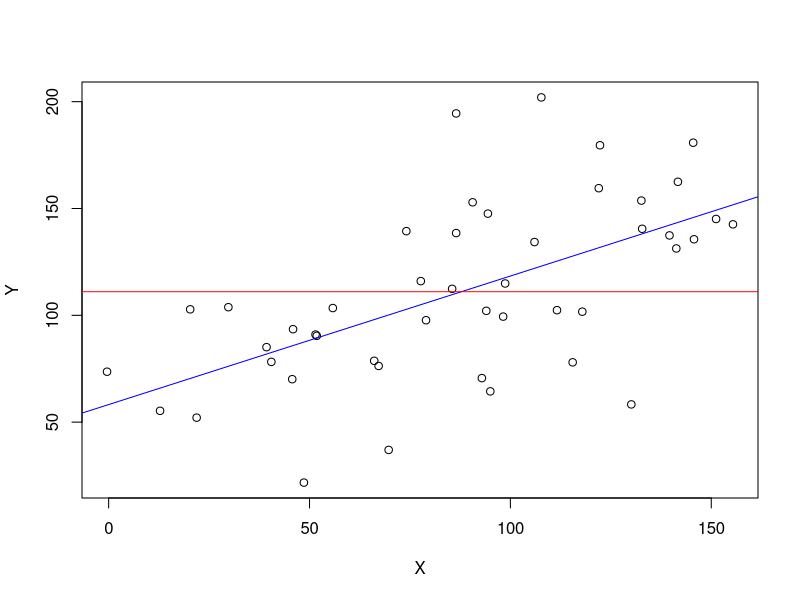

Here is the R script that generated this plot:
X = c(55.8,48.6,115.5,45.9,132.6,45.7,98.7,29.8,39.3,98.2,122.3,77.7,79.0,117.9, 86.5,155.4,132.8,106.0,107.7,94.0,145.7,40.5,74.1,12.8,141.7,90.6,95.0,-0.4, 86.5,139.6,151.2,111.6,66.1,51.5,141.3,94.4,20.3,85.5,21.9,92.9,51.8,130.1, 145.5,67.2,69.7,122.0)
Y = c(103.4,21.7,78.0,93.5,153.7,70.1,114.9,103.8,85.1,99.4,179.6,116.0,97.7,101.7, 194.5,142.6,140.5,134.3,202.0,102.1,135.6,78.2,139.4,55.3,162.5,152.9,64.4, 73.6,138.5,137.4,145.1,102.4,78.7,91.0,131.3,147.6,102.8,112.4,52.1,70.6, 90.4,58.3,180.8,76.3,37.0,159.5)

model = lm(Y ~ X)
a = model$coefficients['(Intercept)']
a = round(a, digits = 2)
b = model$coefficients['X']
b = round(b, digits = 2)

plot(X, Y)
abline(model, col = "blue")
abline(mean(Y), 0, col = "red")

summary(model)
